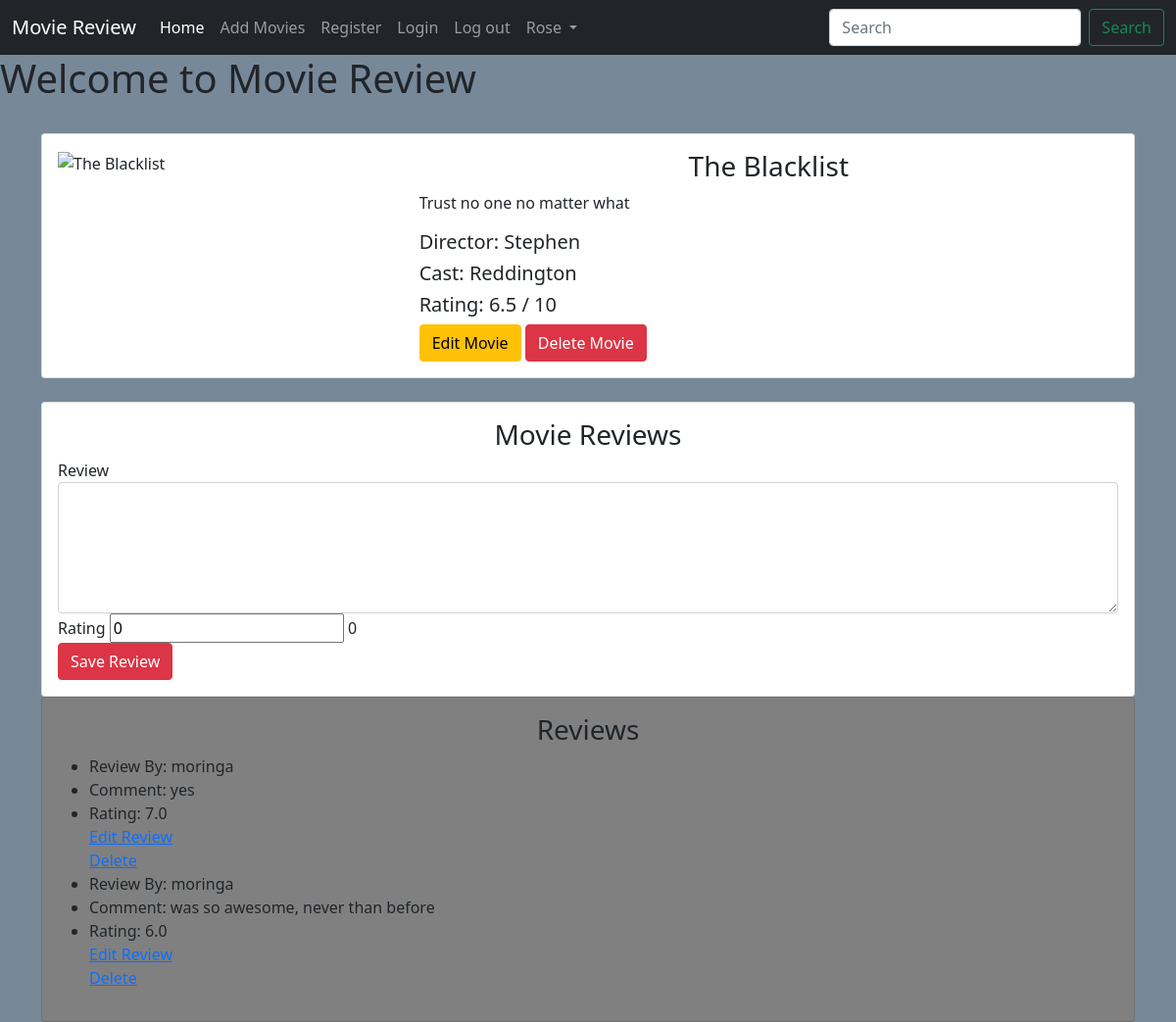
Page /details/1 (signed in) on the committed database.
### main/models.py (models this page shows, shortened)
class Movie(models.Model):
    name = models.CharField(max_length=250)
    director = models.CharField(max_length=100)
    cast = models.CharField(max_length=1000)
    description = models.TextField(max_length=6000)
    release_date = models.DateField()
    averageRating = models.FloatField(default=0)
    image = models.URLField(default=None, null=True)

class Review(models.Model):
    movie = models.ForeignKey(Movie, on_delete=models.CASCADE)
    user = models.ForeignKey(User, on_delete=models.CASCADE)
    comment = models.TextField(max_length=1000)
    rating = models.FloatField(default=0)

### main/views.py (the view)
# urls.py: path('details/<int:id>', views.details, name='details'),
def details(request, id):
    movie = Movie.objects.get(id=id)
    reviews = Review.objects.filter(movie=id).order_by('-comment')
    average = reviews.aggregate(Avg("rating"))["rating__avg"]
    if average == None:
        average = 0
    average = round(average, 2)
    context = {
        "movie": movie,
        "reviews": reviews,
        "average": average,
    }
    return render( request,'main/details.html', context)

### main/templates/main/details.html (shortened to what this page needs)
{% extends 'main/base.html' %}
{% block content %}
<div class="container">
    <br>
    <div class="card">
        <div class="card-body">
        <div class="row">
            <div class="col-md-4">
                <img src="{{movie.image}}" alt="{{movie.name}}" class="img-fluid" width="80%">
            </div>
            <div class="col-md-8">
                <h3 class="text-center">
                    {{movie.name}}
                </h3>
                <p>{{movie.description}}</p>
                <h5>Director: {{movie.director}}</h5>
                <h5>Cast: {{movie.cast}}</h5>
                <h5>Rating: {{ average }} / 10</h5>
                <a href="{% url 'main:edit_movies' movie.id%}" class="btn btn-warning"> Edit Movie</a>
                <a href="{% url 'main:delete_movies' movie.id%}" class="btn btn-danger" onclick="return confirm('Are you sure you wanna delete this?')"> Delete Movie</a>
            </div>
        </div>
    </div>
    </div>
    <br>
    <div class="card">
        <div class="card-body">
            <h3 class="text-center">Movie Reviews</h3>
            <form action="{% url 'main:add_review' movie.id %}" method="POST">
                <label for="comment">Review</label>
                <textarea name="comment" id="comment" cols="30" rows="5" class="form-control"></textarea>
                <label for="rating">Rating</label>
                <input type="rating"  id="rangeInput" name="rating" min="0" max="10" value="0" step="0.1"
                oninput="amount.value=rangeInput.value">
                <output name="amount" id="amount" for="rangeInput" >0</output>
                <br>
                <input type="submit" class="btn btn-danger" value="Save Review">
            </form>
        </div>
    </div>
    <div class="card" style="background-color: grey">
        <div class="card-body">
            <h3 class="text-center">Reviews</h3>
           <ul>
               {% for review in reviews %}
               <li>Review By: {{ review.user}}</li>
               <li>Comment: {{ review.comment}} </li>
                <li>Rating: {{ review.rating}}</li>
                <a href="{% url 'main:edit_review' movie.id review.id %}">Edit Review</a>
                <br>
                <a href="{% url 'main:delete_review' movie.id review.id %}" onclick="return confirm('Are you sure you wanna delete this?')">Delete</a>
                <br>
               {% endfor %}
           </ul>
        </div>
    </div>
</div>
{% endblock %}

### main/templates/main/base.html (shortened to what this page needs)
<!doctype html>
<html lang="en">
<head>
  <link href="https://cdn.jsdelivr.net/npm/bootstrap@5.0.0-beta3/dist/css/bootstrap.min.css" rel="stylesheet"
>
  {% load staticfiles %}
  <link rel="stylesheet" href="{% static 'css/main.css' %}">
</head>
<body>
  <nav class="navbar navbar-expand-lg navbar-dark bg-dark text-white">
    <div class="container-fluid">
    <a class="navbar-brand" href="{% url 'main:home' %}">Movie Review</a>
    <div class="collapse navbar-collapse" id="navbarSupportedContent">
      <ul class="navbar-nav  me-auto mb-2 mb-lg-0">
        <li class="nav-item ">
          <a class="nav-link  active" href="{% url 'main:home' %}">Home</a>
        </li>
        <li class="nav-item">
          <a class="nav-link" href="{% url 'main:add_movies' %}">Add Movies</a>
        </li>
        <li class="nav-item">
          <a class="nav-link" href="{% url 'accounts:register' %}">Register</a>
        </li>
        <li class="nav-item">
          <a class="nav-link" href="{% url 'accounts:login' %}">Login</a>
        </li>
        <li class="nav-item">
          <a class="nav-link" href="{% url 'accounts:logout' %}">Log out </a>
        </li>
        {% if user.is_authenticated %}
        <li class="nav-item dropdown">
          <a class="nav-link dropdown-toggle" href="#" id="navbarDropdown" role="button" data-bs-toggle="dropdown"  aria-expanded="false">
           {{user.username}}
          </a>
        </li>
      {% endif %}
      </ul>
      <form class="d-flex">
        <input class= "form-control me-2" type="search" placeholder="Search" aria-label="Search">
        <button class="btn btn-outline-success" type="submit">Search</button>
      </form>
    </div>
  </div>
  </nav>
  <h1>Welcome to Movie Review</h1>
  {% block content%}
  {% endblock %}
</body>
</html>

### main/static/css/main.css (style rules this page uses)
body { background-color: lightslategray; }

### rows in the picture
Movie: name "The Blacklist", description "Trust no one no matter what", director "Stephen", cast "Reddington"
Review: user "moringa", comment "yes", rating "7.0"
Review: user "moringa", comment "was so awesome, never than before", rating "6.0"

### other values in the picture
{{ user.username }} "Rose"
{{ average }} "6.5"
